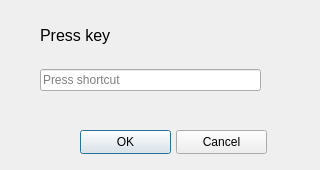
<?xml version="1.0" encoding="UTF-8"?>
<ui version="4.0">
 <class>addHotkey</class>
 <widget class="QDialog" name="addHotkey">
  <property name="geometry">
   <rect>
    <x>0</x>
    <y>0</y>
    <width>320</width>
    <height>170</height>
   </rect>
  </property>
  <property name="maximumSize">
   <size>
    <width>320</width>
    <height>170</height>
   </size>
  </property>
  <property name="windowTitle">
   <string>Dialog</string>
  </property>
  <widget class="QKeySequenceEdit" name="keySequenceEdit">
   <property name="geometry">
    <rect>
     <x>40</x>
     <y>60</y>
     <width>221</width>
     <height>41</height>
    </rect>
   </property>
  </widget>
  <widget class="QPushButton" name="ok_btn">
   <property name="geometry">
    <rect>
     <x>80</x>
     <y>130</y>
     <width>91</width>
     <height>24</height>
    </rect>
   </property>
   <property name="text">
    <string>OK</string>
   </property>
  </widget>
  <widget class="QPushButton" name="cancel_btn">
   <property name="geometry">
    <rect>
     <x>176</x>
     <y>130</y>
     <width>91</width>
     <height>24</height>
    </rect>
   </property>
   <property name="text">
    <string>Cancel</string>
   </property>
  </widget>
  <widget class="QLabel" name="label">
   <property name="geometry">
    <rect>
     <x>40</x>
     <y>20</y>
     <width>111</width>
     <height>31</height>
    </rect>
   </property>
   <property name="font">
    <font>
     <pointsize>12</pointsize>
    </font>
   </property>
   <property name="text">
    <string>Press key</string>
   </property>
  </widget>
 </widget>
 <resources/>
 <connections/>
</ui>
